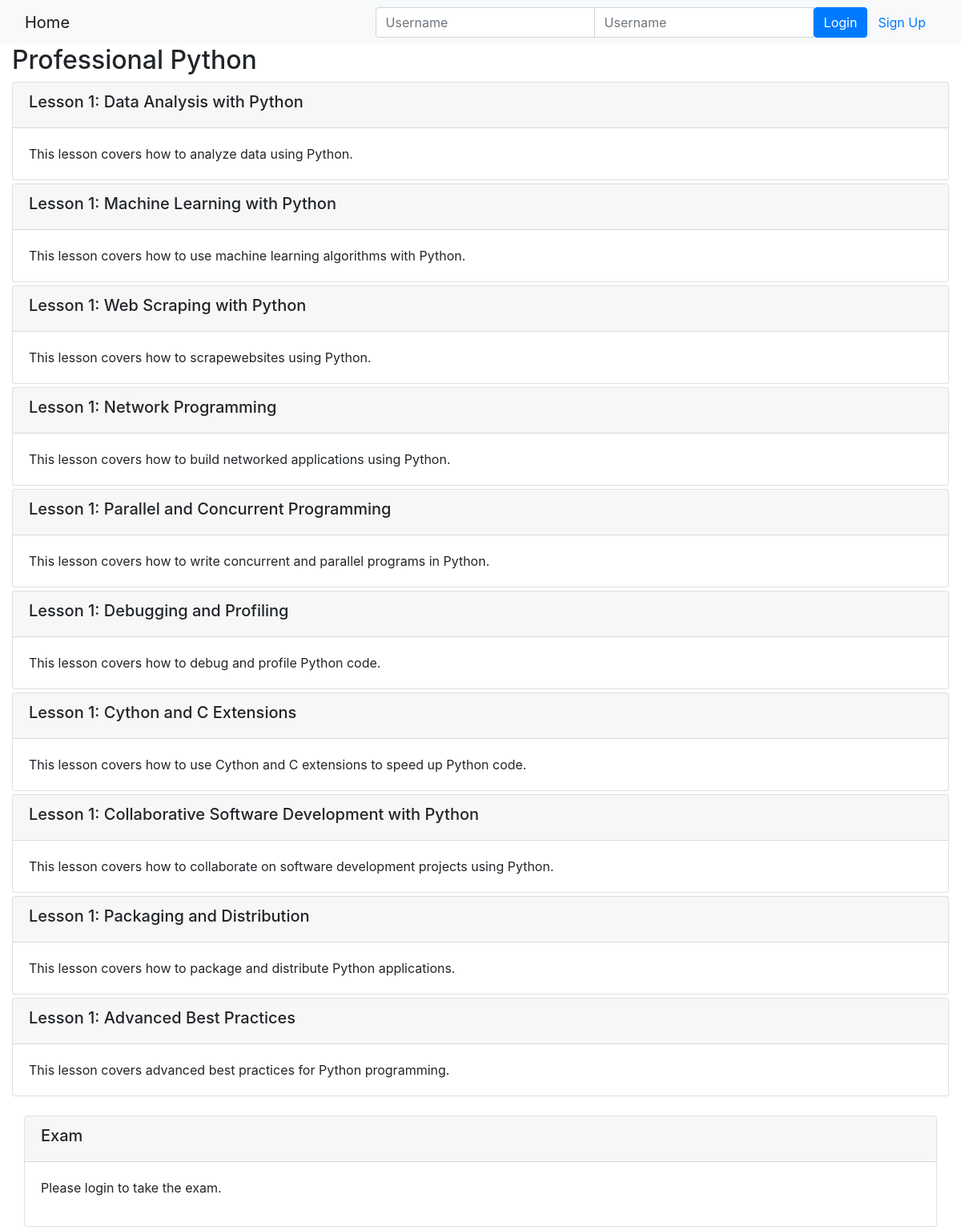
Page /onlinecourse/7/ on the committed database.
### onlinecourse/models.py (models this page shows, shortened)
class Course(models.Model):
    name = models.CharField(null=False, max_length=30, default='online course')
    image = models.ImageField(upload_to='course_images/')
    description = models.CharField(max_length=1000)
    pub_date = models.DateField(null=True)
    instructors = models.ManyToManyField(Instructor)
    users = models.ManyToManyField(settings.AUTH_USER_MODEL, through='Enrollment')
    total_enrollment = models.IntegerField(default=0)
    is_enrolled = False
    exam = models.BooleanField(default=False)

class Lesson(models.Model):
    title = models.CharField(max_length=200, default="title")
    order = models.IntegerField(default=0)
    course = models.ForeignKey(Course, on_delete=models.CASCADE)
    content = models.TextField()

### onlinecourse/views.py (the view)
# urls.py: path('<int:pk>/', views.CourseDetailView.as_view(), name='course_details'),
class CourseDetailView(generic.DetailView):
    model = Course
    template_name = 'onlinecourse/course_detail_bootstrap.html'
    def get_context_data(self, **kwargs):
        context = super().get_context_data(**kwargs)
        course = self.get_object()
        questions = Question.objects.filter(course=course)
        print("queste sono le domande" ,questions)
        context['questions'] = questions
        return context

### onlinecourse/templates/onlinecourse/course_detail_bootstrap.html (shortened to what this page needs)
<!DOCTYPE html>
<html lang="en">
<head>
     {% load static %}
    <link rel="stylesheet" href="https://maxcdn.bootstrapcdn.com/bootstrap/4.5.2/css/bootstrap.min.css">
</head>
<body>
    <nav class="navbar navbar-light bg-light">
        <div class="container-fluid">
            <div class="navbar-header">
                  <a class="navbar-brand" href="{% url 'onlinecourse:index' %}">Home</a>
            </div>
            <ul class="nav navbar-nav navbar-right">
                {% if user.is_authenticated %}
                <li>
                    <a class="btn btn-link" href="#">{{ user.first_name }}({{ user.username }})</a>
                    <a class="btn btn-link" href="{% url 'onlinecourse:logout' %}">Logout</a>
                </li>
                {% else %}
                <li>
                    <form class="form-inline" action="{% url 'onlinecourse:login' %}" method="post">
                        <div class="input-group">
                            <input type="text" class="form-control" placeholder="Username" name="username" >
                            <input type="password" class="form-control" placeholder="Username" name="psw" >
                            <button class="btn btn-primary" type="submit">Login</button>
                            <a class="btn btn-link" href="{% url 'onlinecourse:registration' %}">Sign Up</a>
                        </div>
                    </form>
                </li>
                {% endif %}
            </ul>
        </div>
    </nav>
    <div class="container-fluid">
            <h2>{{ course.name }}</h2>
            <div class="card-columns-vertical">
                {% for lesson in course.lesson_set.all %}
                    <div class="card mt-1">
                        <div class="card-header"><h5>Lesson {{lesson.order|add:1}}: {{lesson.title}}</h5></div>
                        <div class="card-body">{{lesson.content}}</div>
                    </div>
                {% endfor %}
            </div>
<div class="container-fluid mt-4">
    <div class="card">
        <div class="card-header">
            <h5>Exam</h5>
        </div>
        {% if user.is_authenticated %}
            <div class="card-body">
                {% if course.exam %}
                    <button type="button" class="btn btn-primary" data-toggle="collapse" data-target="#exam-collapse">Start Exam</button>
                    <div id="exam-collapse" class="collapse">
                        <form id="questionform" action="{% url 'onlinecourse:submit' course_id=course.id %}" method="post">
                            {% csrf_token %}
                            {% for question in questions %}
                            <div class="card mt-1">
                                <div class="card-header"><h5>{{ question.text }}</h5></div>
                                {% for choice in question.choice_set.all %}
                                <div class="form-group ml-3">
                                    <div class="form-check">
                                        <input type="checkbox" name="choice_{{ question.id }}_{{ choice.id }}" id="{{ question.id }}_{{ choice.id }}" class="form-check-input" value="{{ choice.id }}">
                                        <label class="form-check-label" for="{{ question.id }}_{{ choice.id }}">
                                            {{ choice.text }}
                                        </label>
                                    </div>
                                </div>
                                {% endfor %}
                            </div>
                            {% endfor %}
                            <input class="btn btn-success btn-block" type="submit" value="Submit">
                        </form>
                    </div>
                {% else %}
                    <p>There is no exam for this course.</p>
                {% endif %}
            </div>
        {% else %}
            <div class="card-body">
                <p>Please login to take the exam.</p>
            </div>
        {% endif %}
    </div>
</div>
    </div>
</body>
</html>

### rows in the picture
Course: name "Professional Python"
Lesson: order|add "1", title "Data Analysis with Python", content "This lesson covers how to analyze data using Python."
Lesson: order|add "1", title "Machine Learning with Python", content "This lesson covers how to use machine learning algorithms with Python."
Lesson: order|add "1", title "Web Scraping with Python", content "This lesson covers how to scrapewebsites using Python."
Lesson: order|add "1", title "Network Programming", content "This lesson covers how to build networked applications using Python."
Lesson: order|add "1", title "Parallel and Concurrent Programming", content "This lesson covers how to write concurrent and parallel programs in Python."
Lesson: order|add "1", title "Debugging and Profiling", content "This lesson covers how to debug and profile Python code."
Lesson: order|add "1", title "Cython and C Extensions", content "This lesson covers how to use Cython and C extensions to speed up Python code."
Lesson: order|add "1", title "Collaborative Software Development with Python", content "This lesson covers how to collaborate on software development projects using Python."
Lesson: order|add "1", title "Packaging and Distribution", content "This lesson covers how to package and distribute Python applications."
Lesson: order|add "1", title "Advanced Best Practices", content "This lesson covers advanced best practices for Python programming."
